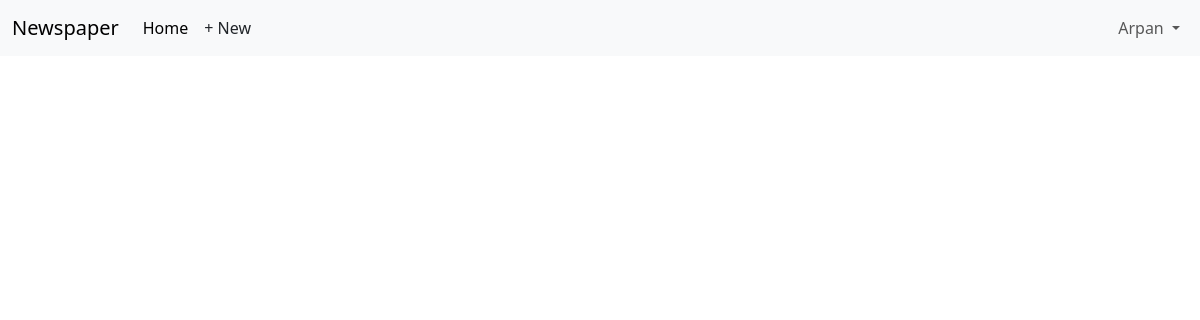
The page /articles/ (signed in) on the database as committed earlier.
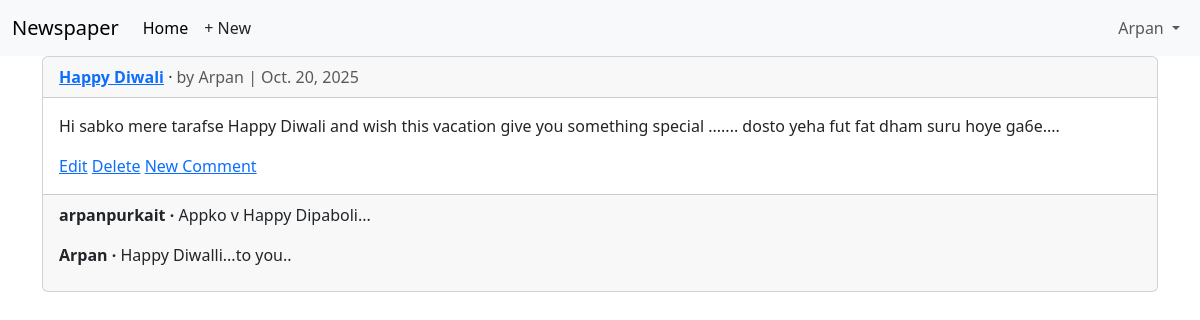
The same page on the database as committed later.
### accounts/models.py (models this page shows)
class CustomUser(AbstractUser):
    age = models.PositiveIntegerField(null = True, blank = True)

### articles/models.py (models this page shows, shortened)
class Article(models.Model):
    title = models.CharField(max_length=200)
    body = models.TextField()
    date = models.DateField(auto_now_add=True)
    author = models.ForeignKey(
        settings.AUTH_USER_MODEL, on_delete=models.CASCADE,
    )
    def get_absolute_url(self):
        return reverse("article_detail", kwargs={"pk": self.pk})

class Comment(models.Model): # new
    article = models.ForeignKey(Article, on_delete=models.CASCADE)
    comment = models.CharField(max_length=140)
    author = models.ForeignKey(
        settings.AUTH_USER_MODEL,
        on_delete=models.CASCADE,
    )
    def __str__(self):
        return self.comment

### articles/views.py (the view)
# urls.py: path("", ArticleListView.as_view(), name="article_list"),
class ArticleListView(LoginRequiredMixin,ListView):
    model = Article
    template_name = "article_list.html"

### templates/article_list.html (shortened to what this page needs)
{% extends "base.html" %}
{% block content %}
{% for article in article_list %}
<div class="card">
    <div class="card-header">
        <span class="fw-bold">
            <a href="{{ article.get_absolute_url }}">{{ article.title }}</a>
        </span> &middot;
        <span class="text-muted">by {{ article.author }} |
            {{ article.date }}</span>
    </div>
    <div class="card-body">
        <p>{{ article.body }}</p>
        {% if article.author.pk == request.user.pk %}
        <a href="{% url 'article_edit' article.pk %}">Edit</a>
        <a href="{% url 'article_delete' article.pk %}">Delete</a>
        {% endif %}
        <a href="{{ article.get_absolute_url }}">New Comment</a>
    </div>
    <div class="card-footer">
        {% for comment in article.comment_set.all %}
        <p>
            <span class="fw-bold">
                {{ comment.author }} &middot;
            </span>
            {{ comment }}
        </p>
        {% endfor %}
    </div>
</div>
<br />
{% endfor %}
{% endblock content %}

### templates/base.html (shortened to what this page needs)
<!DOCTYPE html>
<html>
<head>
    <link href="https://cdn.jsdelivr.net/npm/bootstrap@5.3.3/dist/css/
bootstrap.min.css" rel="stylesheet">
</head>
<body>
    <nav class="navbar navbar-expand-lg bg-body-tertiary">
        <div class="container-fluid">
            <a class="navbar-brand" href="{% url 'home' %}">Newspaper</a>
            <div class="collapse navbar-collapse" id="navbarSupportedContent">
                <ul class="navbar-nav me-auto mb-2 mb-lg-0">
                    <li class="nav-item">
                        <a class="nav-link active" aria-current="page" href="#">Home</a>
                    </li>
                    {% if user.is_authenticated %}
                    <li><a href="{% url 'article_new' %}"" class="nav-link px-2 link-dark">+ New</a></li>
                </ul>
                <div class="mr-auto">
                    <ul class="navbar-nav">
                        <li class="nav-item dropdown">
                            <a class="nav-link dropdown-toggle" href="#" role="button" data-bs-toggle="dropdown"
                                aria-expanded="false">
                                {{ user.username }}
                            </a>
                        </li>
                {% endif %}
            </div>
        </div>
    </nav>
    <main>
        <div class="container">
            {% block content %}
            {% endblock content %}
        </div>
    </main>
</body>
</html>

Rows that differ between the two databases and show on the page:
added Article: title "Happy Diwali", author "Arpan", date "Oct. 20, 2025", body "Hi sabko mere tarafse Happy Diwali and wish this vacation give you something special ....... dosto yeha fut fat dham suru hoye ga6e....", shows "Edit"
added Comment: author "arpanpurkait", comment "Appko v Happy Dipaboli..."
added Comment: author "Arpan", comment "Happy Diwalli...to you.."
